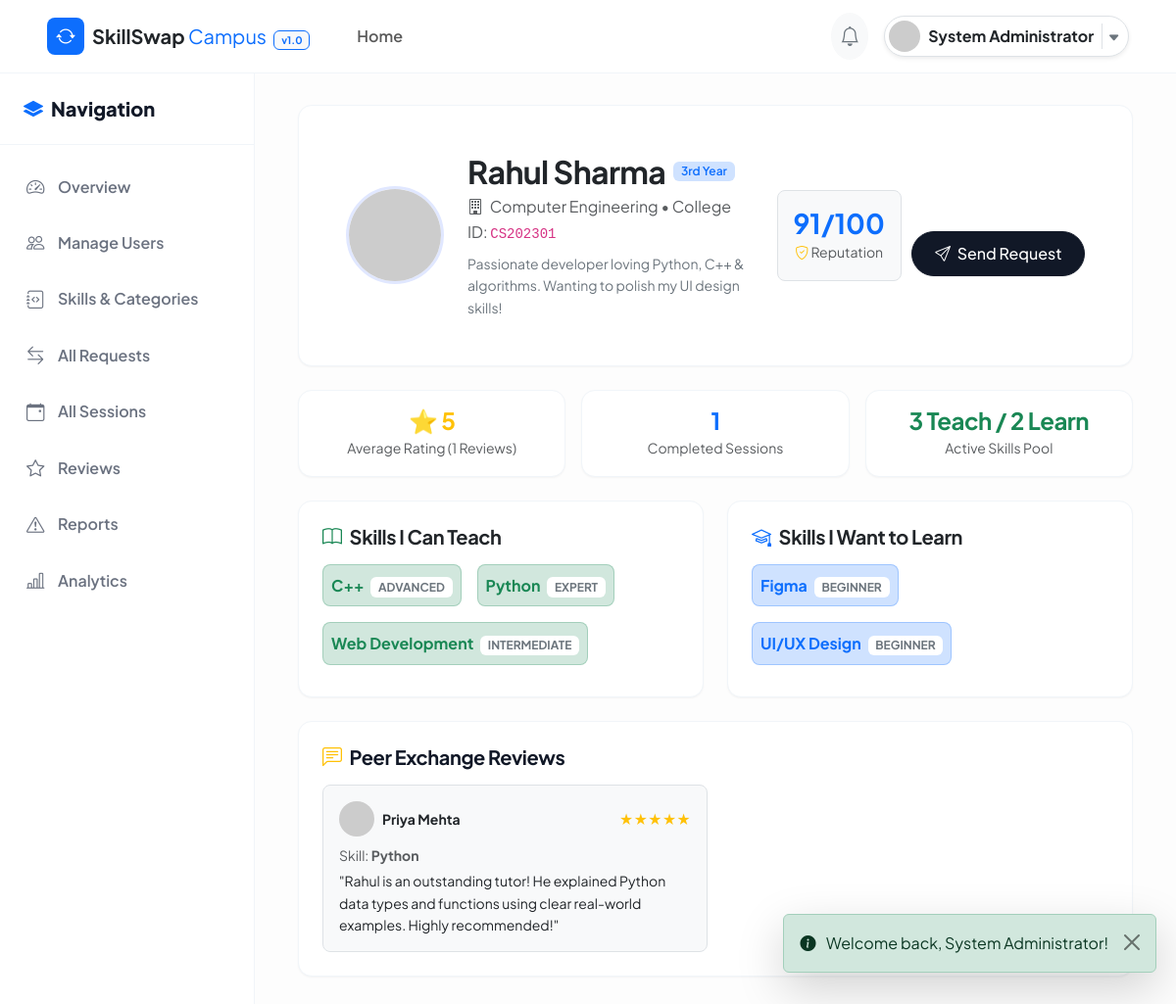
/student/profile.php?id=2 (signed in), run on the app's committed database.
### tables this page shows
CREATE TABLE `users` (
  `user_id` INT AUTO_INCREMENT PRIMARY KEY,
  `name` VARCHAR(100) NOT NULL,
  `email` VARCHAR(100) NOT NULL UNIQUE,
  `password` VARCHAR(255) NOT NULL,
  `college_id` VARCHAR(50) NOT NULL UNIQUE,
  `department` VARCHAR(100) NOT NULL,
  `year` ENUM('1st Year', '2nd Year', '3rd Year', '4th Year', 'Postgraduate') NOT NULL DEFAULT '1st Year',
  `bio` TEXT DEFAULT NULL,
  `profile_image` VARCHAR(255) DEFAULT 'default-avatar.png',
  `role` ENUM('student', 'admin') NOT NULL DEFAULT 'student',
  `status` ENUM('active', 'inactive', 'suspended') NOT NULL DEFAULT 'active',
  `reputation_score` DECIMAL(5,2) NOT NULL DEFAULT 50.00,
  `created_at` TIMESTAMP DEFAULT CURRENT_TIMESTAMP,
  `updated_at` TIMESTAMP DEFAULT CURRENT_TIMESTAMP ON UPDATE CURRENT_TIMESTAMP,
  CONSTRAINT `chk_reputation_range` CHECK (`reputation_score` >= 0 AND `reputation_score` <= 100)
);

CREATE TABLE `user_skills` (
  `user_skill_id` INT AUTO_INCREMENT PRIMARY KEY,
  `user_id` INT NOT NULL,
  `skill_id` INT NOT NULL,
  `skill_type` ENUM('TEACH', 'LEARN') NOT NULL,
  `skill_level` ENUM('BEGINNER', 'INTERMEDIATE', 'ADVANCED', 'EXPERT') NOT NULL DEFAULT 'INTERMEDIATE',
  `created_at` TIMESTAMP DEFAULT CURRENT_TIMESTAMP,
  FOREIGN KEY (`user_id`) REFERENCES `users` (`user_id`) ON DELETE CASCADE,
  FOREIGN KEY (`skill_id`) REFERENCES `skills` (`skill_id`) ON DELETE CASCADE,
  UNIQUE KEY `uk_user_skill_type` (`user_id`, `skill_id`, `skill_type`)
);

CREATE TABLE `skills` (
  `skill_id` INT AUTO_INCREMENT PRIMARY KEY,
  `skill_name` VARCHAR(100) NOT NULL UNIQUE,
  `category` VARCHAR(50) NOT NULL,
  `description` TEXT DEFAULT NULL,
  `created_at` TIMESTAMP DEFAULT CURRENT_TIMESTAMP
);

CREATE TABLE `reviews` (
  `review_id` INT AUTO_INCREMENT PRIMARY KEY,
  `session_id` INT NOT NULL,
  `reviewer_id` INT NOT NULL,
  `reviewee_id` INT NOT NULL,
  `rating` INT NOT NULL,
  `comment` TEXT NOT NULL,
  `created_at` TIMESTAMP DEFAULT CURRENT_TIMESTAMP,
  FOREIGN KEY (`session_id`) REFERENCES `sessions` (`session_id`) ON DELETE CASCADE,
  FOREIGN KEY (`reviewer_id`) REFERENCES `users` (`user_id`) ON DELETE CASCADE,
  FOREIGN KEY (`reviewee_id`) REFERENCES `users` (`user_id`) ON DELETE CASCADE,
  CONSTRAINT `chk_rating_range` CHECK (`rating` >= 1 AND `rating` <= 5),
  UNIQUE KEY `uk_session_reviewer` (`session_id`, `reviewer_id`)
);

### includes/functions.php (called while the page is built, shortened)
<?php
function get_base_url(): string {
    $protocol = (!empty($_SERVER['HTTPS']) && $_SERVER['HTTPS'] !== 'off') ? 'https' : 'http';
    $host = $_SERVER['HTTP_HOST'] ?? 'localhost';
    $scriptDir = dirname($_SERVER['SCRIPT_NAME'] ?? '');
    if (strpos($scriptDir, '/skillswap') !== false) {
        return $protocol . '://' . $host . '/skillswap/';
    }
    return $protocol . '://' . $host . '/skillswap/';
}

### student/profile.php (the view, shortened to what this page needs)
<?php
require_once __DIR__ . '/../includes/functions.php';
$targetUserId = isset($_GET['id']) ? (int)$_GET['id'] : $_SESSION['user_id'];
$isOwnProfile = ($targetUserId === $_SESSION['user_id']);
$pdo = Database::getConnection();
$stmtUser = $pdo->prepare("SELECT * FROM users WHERE user_id = :id AND status = 'active'");
$stmtUser->execute(['id' => $targetUserId]);
$profileUser = $stmtUser->fetch();
$stmtSkills = $pdo->prepare("
    SELECT us.*, s.skill_name, s.category, s.description
    FROM user_skills us
    JOIN skills s ON us.skill_id = s.skill_id
    WHERE us.user_id = :id
    ORDER BY us.skill_type ASC, s.skill_name ASC
");
$stmtSkills->execute(['id' => $targetUserId]);
$allSkills = $stmtSkills->fetchAll(PDO::FETCH_ASSOC);
$teachSkills = array_filter($allSkills, fn($s) => $s['skill_type'] === 'TEACH');
$learnSkills = array_filter($allSkills, fn($s) => $s['skill_type'] === 'LEARN');
$stmtReviews = $pdo->prepare("
    SELECT r.*, reviewer.name AS reviewer_name, reviewer.profile_image AS reviewer_avatar, s.skill_id, sk.skill_name
    FROM reviews r
    JOIN users reviewer ON r.reviewer_id = reviewer.user_id
    JOIN sessions s ON r.session_id = s.session_id
    JOIN skills sk ON s.skill_id = sk.skill_id
    WHERE r.reviewee_id = :id
    ORDER BY r.created_at DESC
");
$stmtReviews->execute(['id' => $targetUserId]);
$reviews = $stmtReviews->fetchAll(PDO::FETCH_ASSOC);
if (!empty($reviews)) {
    $sum = array_sum(array_column($reviews, 'rating'));
    $avgRating = round($sum / count($reviews), 1);
}
$stmtSessCount = $pdo->prepare("SELECT COUNT(*) FROM sessions WHERE (teacher_id = :id1 OR learner_id = :id2) AND status = 'COMPLETED'");
$stmtSessCount->execute(['id1' => $targetUserId, 'id2' => $targetUserId]);
$completedSessionsCount = (int)$stmtSessCount->fetchColumn();
require_once __DIR__ . '/../includes/header.php';
require_once __DIR__ . '/../includes/navbar.php';
?>
<div class="dashboard-wrapper">
  <?php require_once __DIR__ . '/../includes/sidebar.php'; ?>
  <main class="main-content">
    <div class="container-fluid">
      <div class="card-custom p-4 p-md-5 mb-4 position-relative">
        <div class="row align-items-center g-4">
          <div class="col-auto">
            <img src="<?= $baseUrl ?>uploads/profiles/<?= htmlspecialchars($profileUser['profile_image']) ?>" alt="Profile Avatar" class="avatar-lg" style="width: 100px; height: 100px;" onerror="this.src='https://ui-avatars.com/api/?name=<?= urlencode($profileUser['name']) ?>&background=4f46e5&color=fff';">
          </div>
          <div class="col">
            <div class="d-flex flex-wrap align-items-center gap-2 mb-1">
              <h2 class="fw-bold text-dark mb-0"><?= htmlspecialchars($profileUser['name']) ?></h2>
              <span class="badge bg-primary-subtle text-primary fw-semibold"><?= htmlspecialchars($profileUser['year']) ?></span>
            </div>
            <p class="text-muted mb-2"><i class="bi bi-building me-1"></i> <?= htmlspecialchars($profileUser['department']) ?> • College ID: <code><?= htmlspecialchars($profileUser['college_id']) ?></code></p>
            <p class="text-secondary small mb-0"><?= htmlspecialchars($profileUser['bio'] ?? 'No bio written yet.') ?></p>
          </div>
          <div class="col-md-auto text-md-end">
            <div class="d-inline-block text-center p-3 bg-light rounded-3 border me-md-2 mb-2 mb-md-0">
              <div class="h3 fw-bold text-primary mb-0"><?= round($profileUser['reputation_score']) ?>/100</div>
              <span class="small text-muted font-semibold"><i class="bi bi-shield-check text-warning"></i> Reputation</span>
            </div>
            <?php if ($isOwnProfile): ?>
              <a href="<?= $baseUrl ?>student/edit-profile.php" class="btn btn-outline-custom">
                <i class="bi bi-pencil-square me-1"></i> Edit Profile
              </a>
            <?php else: ?>
              <a href="<?= $baseUrl ?>student/matches.php" class="btn btn-primary-custom">
                <i class="bi bi-send me-1"></i> Send Request
              </a>
            <?php endif; ?>
          </div>
        </div>
      </div>
      <div class="row g-3 mb-4">
        <div class="col-md-4">
          <div class="card-custom p-3 text-center">
            <h4 class="fw-bold text-warning mb-0">⭐ <?= $avgRating > 0 ? $avgRating : '5.0' ?></h4>
            <span class="small text-muted">Average Rating (<?= count($reviews) ?> Reviews)</span>
          </div>
        </div>
        <div class="col-md-4">
          <div class="card-custom p-3 text-center">
            <h4 class="fw-bold text-primary mb-0"><?= $completedSessionsCount ?></h4>
            <span class="small text-muted">Completed Sessions</span>
          </div>
        </div>
        <div class="col-md-4">
          <div class="card-custom p-3 text-center">
            <h4 class="fw-bold text-success mb-0"><?= count($teachSkills) ?> Teach / <?= count($learnSkills) ?> Learn</h4>
            <span class="small text-muted">Active Skills Pool</span>
          </div>
        </div>
      </div>
      <div class="row g-4 mb-4">
        <div class="col-md-6">
          <div class="card-custom p-4 h-100">
            <div class="d-flex justify-content-between align-items-center mb-3">
              <h5 class="fw-bold text-dark mb-0"><i class="bi bi-book text-success me-2"></i>Skills I Can Teach</h5>
            </div>
            <?php if (empty($teachSkills)): ?>
              <p class="text-muted small mb-0">No teach skills added yet.</p>
            <?php else: ?>
              <div class="d-flex flex-wrap gap-2">
                <?php foreach ($teachSkills as $ts): ?>
                  <div class="p-2 bg-success-subtle rounded-3 border border-success border-opacity-25 me-2 mb-2">
                    <span class="fw-bold text-success me-1"><?= htmlspecialchars($ts['skill_name']) ?></span>
                    <span class="badge bg-white text-secondary"><?= htmlspecialchars($ts['skill_level']) ?></span>
                  </div>
                <?php endforeach; ?>
              </div>
            <?php endif; ?>
          </div>
        </div>
        <div class="col-md-6">
          <div class="card-custom p-4 h-100">
            <div class="d-flex justify-content-between align-items-center mb-3">
              <h5 class="fw-bold text-dark mb-0"><i class="bi bi-mortarboard text-primary me-2"></i>Skills I Want to Learn</h5>
            </div>
            <?php if (empty($learnSkills)): ?>
              <p class="text-muted small mb-0">No learn skills added yet.</p>
            <?php else: ?>
              <div class="d-flex flex-wrap gap-2">
                <?php foreach ($learnSkills as $ls): ?>
                  <div class="p-2 bg-primary-subtle rounded-3 border border-primary border-opacity-25 me-2 mb-2">
                    <span class="fw-bold text-primary me-1"><?= htmlspecialchars($ls['skill_name']) ?></span>
                    <span class="badge bg-white text-secondary"><?= htmlspecialchars($ls['skill_level']) ?></span>
                  </div>
                <?php endforeach; ?>
              </div>
            <?php endif; ?>
          </div>
        </div>
      </div>
      <div class="card-custom p-4">
        <h5 class="fw-bold mb-3"><i class="bi bi-chat-left-text text-warning me-2"></i>Peer Exchange Reviews</h5>
        <?php if (empty($reviews)): ?>
          <p class="text-muted small mb-0">No reviews received yet. Complete exchange sessions to collect reviews!</p>
        <?php else: ?>
          <div class="row g-3">
            <?php foreach ($reviews as $rev): ?>
            <div class="col-md-6">
              <div class="p-3 bg-light rounded-3 border">
                <div class="d-flex justify-content-between align-items-center mb-2">
                  <div class="d-flex align-items-center gap-2">
                    <img src="<?= $baseUrl ?>uploads/profiles/<?= htmlspecialchars($rev['reviewer_avatar']) ?>" class="avatar-sm" onerror="this.src='https://ui-avatars.com/api/?name=<?= urlencode($rev['reviewer_name']) ?>';">
                    <span class="fw-bold text-dark small"><?= htmlspecialchars($rev['reviewer_name']) ?></span>
                  </div>
                  <div class="text-warning small">
                    <?= str_repeat('★', (int)$rev['rating']) ?>
                  </div>
                </div>
                <div class="small text-muted mb-1">Skill: <strong><?= htmlspecialchars($rev['skill_name']) ?></strong></div>
                <p class="small text-dark mb-0 italic">"<?= htmlspecialchars($rev['comment']) ?>"</p>
              </div>
            </div>
            <?php endforeach; ?>
          </div>
        <?php endif; ?>
      </div>
    </div>
  </main>
</div>
<?php require_once __DIR__ . '/../includes/footer.php'; ?>

### assets/css/style.css (style rules this page uses)
:root { --primary: #111827; --primary-hover: #000000; --primary-light: #f3f4f6; --secondary: #4f46e5; --accent: #6366f1; --dark-bg: #030712; --dark-card: #111827; --light-bg: #fdfdfd; --surface: #ffffff; --border-color: #f1f5f9; --text-main: #111827; --text-muted: #6b7280; --text-light: #9ca3af; --success: #059669; --warning: #d97706; --danger: #dc2626; --radius-sm: 6px; --radius-md: 10px; --radius-lg: 14px; --radius-full: 9999px; --shadow-sm: 0 1px 2px rgba(0, 0, 0, 0.04); --shadow-md: 0 4px 6px -1px rgba(0, 0, 0, 0.05); --shadow-lg: 0 10px 15px -3px rgba(0, 0, 0, 0.05); --transition-fast: all 0.2s cubic-bezier(0.4, 0, 0.2, 1); --transition-normal: all 0.3s cubic-bezier(0.4, 0, 0.2, 1); }
body { font-family: 'Plus Jakarta Sans', -apple-system, BlinkMacSystemFont, "Segoe UI", Roboto, sans-serif; background-color: var(--light-bg); color: var(--text-main); min-height: 100vh; margin: 0; line-height: 1.6; }
h1, h2, h3, h4, h5, h6 { font-weight: 700; color: var(--text-main); letter-spacing: -0.02em; }
a { color: var(--primary); text-decoration: none; transition: var(--transition-fast); }
.btn-primary-custom { background: var(--primary); color: #ffffff; border: 1px solid var(--primary); padding: 0.65rem 1.4rem; border-radius: var(--radius-full); font-weight: 500; box-shadow: var(--shadow-sm); transition: var(--transition-normal); }
.card-custom { background: var(--surface); border: 1px solid var(--border-color); border-radius: var(--radius-lg); box-shadow: var(--shadow-sm); transition: var(--transition-normal); overflow: hidden; }

### assets/css/dashboard.css (style rules this page uses)
.dashboard-wrapper { display: flex; min-height: calc(100vh - 65px); position: relative; }
.main-content { flex-grow: 1; padding: 2rem; background-color: var(--light-bg); overflow-x: hidden; }
.avatar-lg { width: 72px; height: 72px; border-radius: 50%; object-fit: cover; border: 3px solid #e0e7ff; }
.avatar-sm { width: 36px; height: 36px; border-radius: 50%; object-fit: cover; }

### data on the page
users: name "Rahul Sharma", year "3rd Year", department "Computer Engineering", college "CS202301", bio "Passionate developer loving Python, C++ & algorithms. Wanting to polish my UI design skills!", reputation_score "91"
user_skills: skill.skill_name "C++", skill_level "ADVANCED"
user_skills: skill.skill_name "Python", skill_level "EXPERT"
user_skills: skill.skill_name "Web Development", skill_level "INTERMEDIATE"
user_skills: skill.skill_name "Figma", skill_level "BEGINNER"
user_skills: skill.skill_name "UI/UX Design", skill_level "BEGINNER"
reviews: reviewer.name "Priya Mehta", rating "★★★★★", skills.skill_name "Python", comment "Rahul is an outstanding tutor! He explained Python data types and functions using clear real-world examples. Highly recommended!"

### other printed values
$userName "System Administrator"
$avgRating "5"
count($reviews) "1"
$completedSessionsCount "1"
count($teachSkills) "3"
count($learnSkills) "2"
$flash['message'] "Welcome back, System Administrator!"
